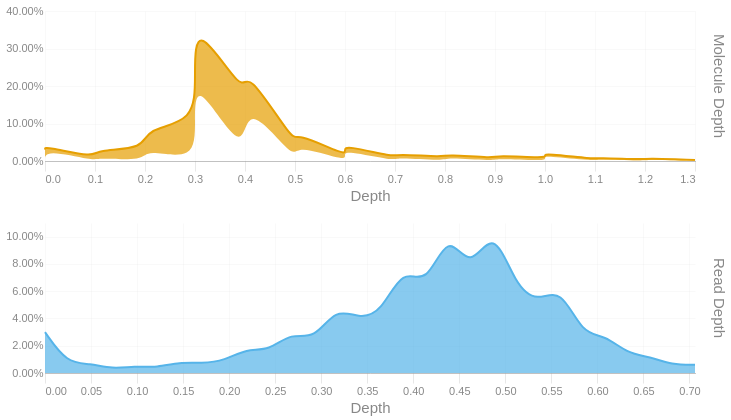

This figure's notebook cell:
### Code cell
readdep = depth_hist(tb['Read Depth'], q99, 3)
readdep = readdep.with_columns(pl.lit('Read Depth').alias('Metric'))
if not SKIPLR:
    moldep = depth_hist(tb['Molecule Depth'], mol_q99, 1)
    moldep = moldep.with_columns(pl.lit('Molecule Depth').alias('Metric'))
    _hist = pl.concat([readdep, moldep])
    _hist = _hist.filter(pl.col('Proportion') != 0)
    with SafeRender(_hist):
        (
            alt.Chart(_hist)        
            .mark_area(interpolate = "basis")
            .encode(
                x=alt.X('Bin:Q').scale(domainMin=0).axis(alt.Axis(title='Depth')),
                y = alt.Y('Proportion:Q', title = None).axis(format = '.2%'),
                color = alt.Color('Metric:N').legend(None),
                row = alt.Row("Metric:N").header(title = None, labelOrient = 'right'),
                tooltip = [
                    alt.Tooltip("Metric:N", title = "Metric"),
                    alt.Tooltip('Interval:N', title = "Depth Interval"),
                    alt.Tooltip('Proportion:Q', title = "% Alignments").format('.2%')
                ]
            )
            .resolve_scale(x='independent', y='independent')
            .properties(
                height = 150, width = 650,
                usermeta={'embedOptions': {'downloadFileName': f'{samplename}.depth.hist'}}
            )
        ).display()
else:
    readdep = readdep.filter(pl.col('Proportion') != 0)
    with SafeRender(readdep):
        (
            alt.Chart(readdep)        
            .mark_area(interpolate = "basis")
            .encode(
                x=alt.X('Bin:Q').scale(domainMin=0).axis(alt.Axis(title='Depth')),
                y = alt.Y('Proportion:Q', title = None).axis(format = '.2%'),
                tooltip = [
                    alt.Tooltip('Interval:N', title = "Depth Interval"),
                    alt.Tooltip('Proportion:Q', title = "% Alignments").format('.2%')
                ]
            )
            .properties(
                usermeta={'embedOptions': {'downloadFileName': f'{samplename}.depth.hist'}}
            )
        ).display()

### Figure 1 — Vega-Lite specification as saved in the notebook (floating-point values rounded to 4 significant figures)
{"width": 650, "height": 150, "config": {"title": {"anchor": "start", "dy": -15, "fontSize": 18, "color": "#888888", "subtitleColor": "#888888", "subtitleFontSize": 14}, "arc": {"fill": "#0072B2"}, "axis": {"domainColor": "#888888", "domainWidth": 0.5, "gridWidth": 0.2, "grid": false, "titleFontWeight": 400, "titleFontSize": 15, "labelFontSize": 11, "labelColor": "#888888", "tickColor": "#888888", "tickWidth": 0.2, "titleColor": "#888888"}, "axisBand": {"grid": false}, "axisX": {"grid": true, "tickSize": 10, "domainCap": "round"}, "axisY": {"domain": false, "grid": true, "tickSize": 0, "domainCap": "round"}, "background": "transparent", "header": {"labelFontSize": 15, "labelColor": "#888888", "titleFontSize": 15, "titleFontWeight": 600, "titleColor": "#888888"}, "legend": {"labelFont": "sans-serif", "labelFontSize": 12, "labelColor": "#888888", "symbolSize": 100, "symbolType": "circle", "titleFontSize": 12, "titlePadding": 10, "titleColor": "#888888", "title": null}, "range": {"category": ["#E69F00", "#56B4E9", "#009E73", "#F0E442", "#0072B2", "#D55E00", "#CC79A7", "#000000"], "diverging": ["#cfe8f3", "#a2d4ec", "#73bfe2", "#46abdb", "#1696d2", "#12719e"]}, "area": {"fill": "#0072B2", "fillOpacity": 0.7, "line": true, "strokeOpacity": 0.7}, "line": {"color": "#0072B2", "stroke": "#0072B2", "strokeWidth": 2}, "trail": {"color": "#0072B2", "stroke": "#0072B2", "strokeWidth": 0, "size": 1}, "point": {"filled": true, "fillOpacity": 1.0, "size": 95}, "text": {"color": "#888888", "fontSize": 11, "align": "right", "fontWeight": 400, "size": 11}, "bar": {"fill": "#0072B2", "stroke": null}, "view": {"stroke": null, "continuousWidth": 660, "continuousHeight": 400}}, "data": {"name": "data-6a4daf7f91857471f0572cc1d8f13297"}, "mark": {"type": "area", "interpolate": "basis"}, "encoding": {"color": {"field": "Metric", "legend": null, "type": "nominal"}, "row": {"field": "Metric", "header": {"title": null, "labelOrient": "right"}, "type": "nominal"}, "tooltip": [{"field": "Metric", "title": "Metric", "type": "nominal"}, {"field": "Interval", "title": "Depth Interval", "type": "nominal"}, {"field": "Proportion", "format": ".2%", "title": "% Alignments", "type": "quantitative"}], "x": {"axis": {"title": "Depth"}, "field": "Bin", "scale": {"domainMin": 0}, "type": "quantitative"}, "y": {"axis": {"format": ".2%"}, "field": "Proportion", "title": null, "type": "quantitative"}}, "resolve": {"scale": {"x": "independent", "y": "independent"}}, "usermeta": {"embedOptions": {"downloadFileName": "S6_Altamaha_3966.depth.hist"}}, "$schema": "https://vega.github.io/schema/vega-lite/v6.1.0.json", "datasets": {"data-6a4daf7f91857471f0572cc1d8f13297": [{"Bin": 0.0, "Interval": "0.0-0.024", "Proportion": 0.03, "Metric": "Read Depth"}, {"Bin": 0.024, "Interval": "0.024-0.049", "Proportion": 0.007, "Metric": "Read Depth"}, {"Bin": 0.049, "Interval": "0.049-0.073", "Proportion": 0.007, "Metric": "Read Depth"}, {"Bin": 0.073, "Interval": "0.073-0.097", "Proportion": 0.003, "Metric": "Read Depth"}, {"Bin": 0.097, "Interval": "0.097-0.122", "Proportion": 0.005, "Metric": "Read Depth"}, {"Bin": 0.122, "Interval": "0.122-0.146", "Proportion": 0.004, "Metric": "Read Depth"}, {"Bin": 0.146, "Interval": "0.146-0.17", "Proportion": 0.008, "Metric": "Read Depth"}, {"Bin": 0.17, "Interval": "0.17-0.195", "Proportion": 0.007, "Metric": "Read Depth"}, {"Bin": 0.195, "Interval": "0.195-0.219", "Proportion": 0.009, "Metric": "Read Depth"}, {"Bin": 0.219, "Interval": "0.219-0.243", "Proportion": 0.018, "Metric": "Read Depth"}, {"Bin": 0.243, "Interval": "0.243-0.268", "Proportion": 0.016, "Metric": "Read Depth"}, {"Bin": 0.268, "Interval": "0.268-0.292", "Proportion": 0.03, "Metric": "Read Depth"}, {"Bin": 0.292, "Interval": "0.292-0.316", "Proportion": 0.024, "Metric": "Read Depth"}, {"Bin": 0.316, "Interval": "0.316-0.341", "Proportion": 0.048, "Metric": "Read Depth"}, {"Bin": 0.341, "Interval": "0.341-0.365", "Proportion": 0.04, "Metric": "Read Depth"}, {"Bin": 0.365, "Interval": "0.365-0.389", "Proportion": 0.044, "Metric": "Read Depth"}, {"Bin": 0.389, "Interval": "0.389-0.414", "Proportion": 0.078, "Metric": "Read Depth"}, {"Bin": 0.414, "Interval": "0.414-0.438", "Proportion": 0.063, "Metric": "Read Depth"}, {"Bin": 0.438, "Interval": "0.438-0.462", "Proportion": 0.105, "Metric": "Read Depth"}, {"Bin": 0.462, "Interval": "0.462-0.487", "Proportion": 0.074, "Metric": "Read Depth"}, {"Bin": 0.487, "Interval": "0.487-0.511", "Proportion": 0.108, "Metric": "Read Depth"}, {"Bin": 0.511, "Interval": "0.511-0.535", "Proportion": 0.064, "Metric": "Read Depth"}, {"Bin": 0.535, "Interval": "0.535-0.56", "Proportion": 0.052, "Metric": "Read Depth"}, {"Bin": 0.56, "Interval": "0.56-0.584", "Proportion": 0.063, "Metric": "Read Depth"}, {"Bin": 0.584, "Interval": "0.584-0.608", "Proportion": 0.028, "Metric": "Read Depth"}, {"Bin": 0.608, "Interval": "0.608-0.633", "Proportion": 0.028, "Metric": "Read Depth"}, {"Bin": 0.633, "Interval": "0.633-0.657", "Proportion": 0.014, "Metric": "Read Depth"}, {"Bin": 0.657, "Interval": "0.657-0.681", "Proportion": 0.012, "Metric": "Read Depth"}, {"Bin": 0.681, "Interval": "0.681-0.706", "Proportion": 0.006, "Metric": "Read Depth"}, {"Bin": 0.706, "Interval": "0.706-0.73", "Proportion": 0.006, "Metric": "Read Depth"}, {"Bin": 0.0, "Interval": "0.0-0.0", "Proportion": 0.031, "Metric": "Molecule Depth"}, {"Bin": 0.0, "Interval": "0.0-0.1", "Proportion": 0.008, "Metric": "Molecule Depth"}, {"Bin": 0.1, "Interval": "0.1-0.1", "Proportion": 0.009, "Metric": "Molecule Depth"}, {"Bin": 0.1, "Interval": "0.1-0.2", "Proportion": 0.021, "Metric": "Molecule Depth"}, {"Bin": 0.2, "Interval": "0.2-0.2", "Proportion": 0.032, "Metric": "Molecule Depth"}, {"Bin": 0.2, "Interval": "0.2-0.3", "Proportion": 0.054, "Metric": "Molecule Depth"}, {"Bin": 0.3, "Interval": "0.3-0.3", "Proportion": 0.104, "Metric": "Molecule Depth"}, {"Bin": 0.3, "Interval": "0.3-0.3", "Proportion": 0.124, "Metric": "Molecule Depth"}, {"Bin": 0.3, "Interval": "0.3-0.4", "Proportion": 0.153, "Metric": "Molecule Depth"}, {"Bin": 0.4, "Interval": "0.4-0.4", "Proportion": 0.168, "Metric": "Molecule Depth"}, {"Bin": 0.4, "Interval": "0.4-0.5", "Proportion": 0.085, "Metric": "Molecule Depth"}, {"Bin": 0.5, "Interval": "0.5-0.5", "Proportion": 0.045, "Metric": "Molecule Depth"}, {"Bin": 0.5, "Interval": "0.5-0.6", "Proportion": 0.033, "Metric": "Molecule Depth"}, {"Bin": 0.6, "Interval": "0.6-0.6", "Proportion": 0.015, "Metric": "Molecule Depth"}, {"Bin": 0.6, "Interval": "0.6-0.6", "Proportion": 0.013, "Metric": "Molecule Depth"}, {"Bin": 0.6, "Interval": "0.6-0.7", "Proportion": 0.014, "Metric": "Molecule Depth"}, {"Bin": 0.7, "Interval": "0.7-0.7", "Proportion": 0.01, "Metric": "Molecule Depth"}, {"Bin": 0.7, "Interval": "0.7-0.8", "Proportion": 0.009, "Metric": "Molecule Depth"}, {"Bin": 0.8, "Interval": "0.8-0.8", "Proportion": 0.01, "Metric": "Molecule Depth"}, {"Bin": 0.8, "Interval": "0.8-0.9", "Proportion": 0.008, "Metric": "Molecule Depth"}, {"Bin": 0.9, "Interval": "0.9-0.9", "Proportion": 0.007, "Metric": "Molecule Depth"}, {"Bin": 0.9, "Interval": "0.9-1.0", "Proportion": 0.008, "Metric": "Molecule Depth"}, {"Bin": 1.0, "Interval": "1.0-1.0", "Proportion": 0.008, "Metric": "Molecule Depth"}, {"Bin": 1.0, "Interval": "1.0-1.0", "Proportion": 0.006, "Metric": "Molecule Depth"}, {"Bin": 1.0, "Interval": "1.0-1.1", "Proportion": 0.006, "Metric": "Molecule Depth"}, {"Bin": 1.1, "Interval": "1.1-1.1", "Proportion": 0.005, "Metric": "Molecule Depth"}, {"Bin": 1.1, "Interval": "1.1-1.2", "Proportion": 0.004, "Metric": "Molecule Depth"}, {"Bin": 1.2, "Interval": "1.2-1.2", "Proportion": 0.004, "Metric": "Molecule Depth"}, {"Bin": 1.2, "Interval": "1.2-1.3", "Proportion": 0.003, "Metric": "Molecule Depth"}, {"Bin": 1.3, "Interval": "1.3-1.3", "Proportion": 0.003, "Metric": "Molecule Depth"}]}}
